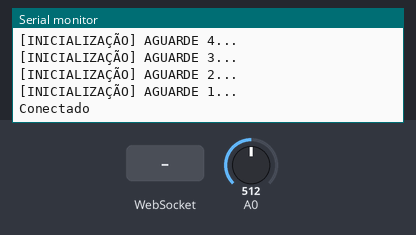
The sketch below on a simulated ESP8266 (NodeMCU). Parts: the last lines printed to the serial monitor. The inputs (shaded band) are chosen by the test bench; at power-on: A0 = 512. WiFi joins after 1.5 s; servers stay silent unless stated.

Above: at 6.7 s.
6.8 s: WebSocket text "PING" received
At 7.6 s:
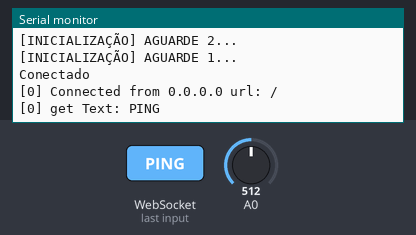
8.3 s: WebSocket text "okpct" received
At 9.4 s:
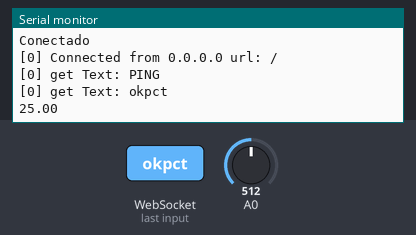
9.8 s: WebSocket text "1" received
At 11.1 s:
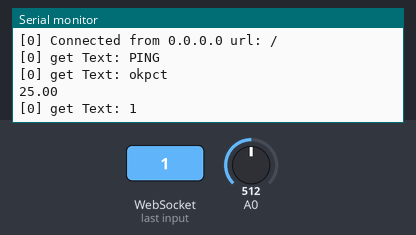
Timing chart, 0 to 12.8 s (numbered marks = the images above; inputs shaded):
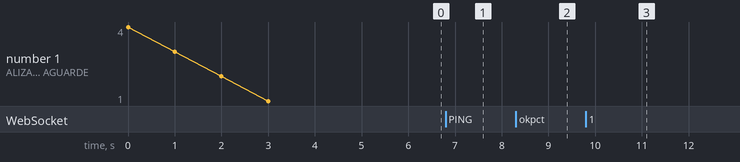

The sketch:

Websocket_TCP_Arduino-Side.ino
```cpp
#include <Arduino.h>
#include <ESP8266WiFi.h>
#include <ESP8266WiFiMulti.h>
#include <WebSocketsServer.h>
#include <Hash.h>
#include "Thermistor.h"

//Definição de Usuário e Senha para o ESP8266
#define REDE "projetoFinal"
#define SENHA "projetomicro"

ESP8266WiFiMulti WiFiMulti;
//Abertura da porta 81 como Web Socket
WebSocketsServer webSocket = WebSocketsServer(81);
long lastTimeRefresh = 0;

//Pino Analógico 0 definido como objeto do termistor
Thermistor temp(A0);

//Função que chama a leitura do sensor em graus celsius
float temperatura(){
  temp.getTemp();

  return temp.getTemp();
}

//Handler de Evento Web Socket
//                  --Contador  --Tipo do pct  --Conteudo          --Tamanho
void webSocketEvent(uint8_t num, WStype_t type, uint8_t * payload, size_t lenght) {
    switch(type) {                                                  //  Análise do tipo de pacote

        case WStype_DISCONNECTED:                                   //Sem conexão
            Serial.println(" Disconnected!");
            break;

        case WStype_CONNECTED:                                     //Conectado
            {

                IPAddress ip = webSocket.remoteIP(num);
                Serial.printf("[%u] Connected from %d.%d.%d.%d url: %s\n", num, ip[0], ip[1], ip[2], ip[3], payload);

                                                                //Pega o valor de IP remoto conectado ao programa
                webSocket.sendTXT(num, "ok");                   // envia mensagem ao cliente conectado
            }
            break;


        case WStype_TEXT:                                       //Pacote de Texto

            Serial.printf("[%u] get Text: %s\n", num, payload); //Imprime o texto recebido na porta serial
            long lastTimeRefresh = millis();                    //inicia um contador de tempo de serviço
            delay(50);                                          //delay de 50ms para que não haja perda de pacotes
            String text = String((char *) &payload[0]);         //extração do texto de dentro do pacote


            if (text == "PING") {                               //Caso o texto seja "Ping" responda "Pong"
            webSocket.sendTXT(num, "PONG");

            }else if(text == "okpct"){                          //    O okpct foi um flag de confirmação de recebimento programado do lado cliente da aplicação
                                                                //toda vez que esse pacote for recebido o loop cai nesse laço e continua a execução do serviço
              float te = temperatura();                         //Leitura do sensor de temperatura
              String msg = "newpct:";                           //Cabeçalho de nova mensagem

              msg+= te;                                         //Temperatura anexada a nova mensagem
              msg+= ":";                                        //Caractére de escape para separação do string do lado do cliente
              msg+= lastTimeRefresh;                            //contador de tempo de serviço anexado ao pacote para manter controle de atraso
              Serial.println(te);

              webSocket.sendTXT(num, msg);                     //Pacote enviado ao cliente webSocket

             }

            break;
    }

}


void setup() {

    Serial.begin(115200);                                  //Setup padrão
    pinMode(0, INPUT);
    Serial.setDebugOutput(true);

    Serial.println();
    Serial.println();
    Serial.println();

    for(uint8_t t = 4; t > 0; t--) {

        Serial.printf("[INICIALIZAÇÃO] AGUARDE %d...\n", t);
        Serial.flush();
        delay(1000);

    }

    WiFiMulti.addAP(REDE,SENHA);                        //Conecta a rede WiFi

    while(WiFiMulti.run() != WL_CONNECTED) {            //Enquanto não estiver conectado
        delay(300);
    }

    Serial.println("Conectado");                        //Imprime no Serial
    webSocket.begin();                                  //Inicia o serviço de Web Socket
    webSocket.onEvent(webSocketEvent);                  //Handler de Evento
}

void loop() {
    webSocket.loop();                                   //Mantém o Web Socket Ativo
}
```

Thermistor.cpp
```cpp
/**************************************************************/
/*				max mayfield								  */
/*				mm systems									  */
/*				max.mayfield@hotmail.com					  */
/*															  */
/*	code based from code on Arduino playground found here:	  */
/*	http://www.arduino.cc/playground/ComponentLib/Thermistor2 */
/**************************************************************/

/* ======================================================== */

#include "Arduino.h"
#include "Thermistor.h"

//--------------------------
Thermistor::Thermistor(int pin) {
  _pin = pin;
}

//--------------------------
double Thermistor::getTemp() {
  // Inputs ADC Value from Thermistor and outputs Temperature in Celsius
  int RawADC = analogRead(_pin);

  long Resistance;
  double Temp;

  // Assuming a 10k Thermistor.  Calculation is actually: Resistance = (1024/ADC)
  Resistance=((10240000/RawADC) - 10000);

  /******************************************************************/
  /* Utilizes the Steinhart-Hart Thermistor Equation:				*/
  /*    Temperature in Kelvin = 1 / {A + B[ln(R)] + C[ln(R)]^3}		*/
  /*    where A = 0.001129148, B = 0.000234125 and C = 8.76741E-08	*/
  /******************************************************************/
  Temp = log(Resistance);
  Temp = 1 / (0.001129148 + (0.000234125 * Temp) + (0.0000000876741 * Temp * Temp * Temp));
  Temp = Temp - 273.15;  // Convert Kelvin to Celsius

  /* - TESTING OUTPUT - remove lines with * to get serial print of data
  Serial.print("ADC: "); Serial.print(RawADC); Serial.print("/1024");  // Print out RAW ADC Number
  Serial.print(", Volts: "); printDouble(((RawADC*4.860)/1024.0),3);   // 4.860 volts is what my USB Port outputs.
  Serial.print(", Resistance: "); Serial.print(Resistance); Serial.print("ohms");
  */

  // Uncomment this line for the function to return Fahrenheit instead.
  //Temp = (Temp * 9.0)/ 5.0 + 32.0; // Convert to Fahrenheit

  return Temp;  // Return the Temperature
}

/* ======================================================== */
```

Thermistor.h
```cpp
/**********************************************************************************/
/* Thermistor -- manages a 10k Thermistor in the follwing circuit: 				  */
/*     																			  */
/*		(Ground) ---- (10k-Resister) -------|------- (Thermistor) ---- (+5v)	  */
/*                                          |									  */
/*                                      Analog Pin								  */
/*																				  */
/*			code based from code on Arduino playground found here:				  */
/*			http://www.arduino.cc/playground/ComponentLib/Thermistor2			  */
/*																				  */
/*								max mayfield									  */
/*								mm systems										  */
/*								max.mayfield@hotmail.com						  */
/**********************************************************************************/

#ifndef Thermistor_h
#define Thermistor_h

#include "Arduino.h"
#include "math.h"


class Thermistor {
	public:
		Thermistor(int pin);
		double getTemp();
	private:
		int _pin;
};

#endif
```

Measured:
- after the input at 6.8 s, the serial monitor: prints a new line at once (image 1)
- after the input at 8.3 s, the serial monitor: prints a new line at once (image 2)
- after the input at 9.8 s, the serial monitor: prints a new line at once (image 3)
